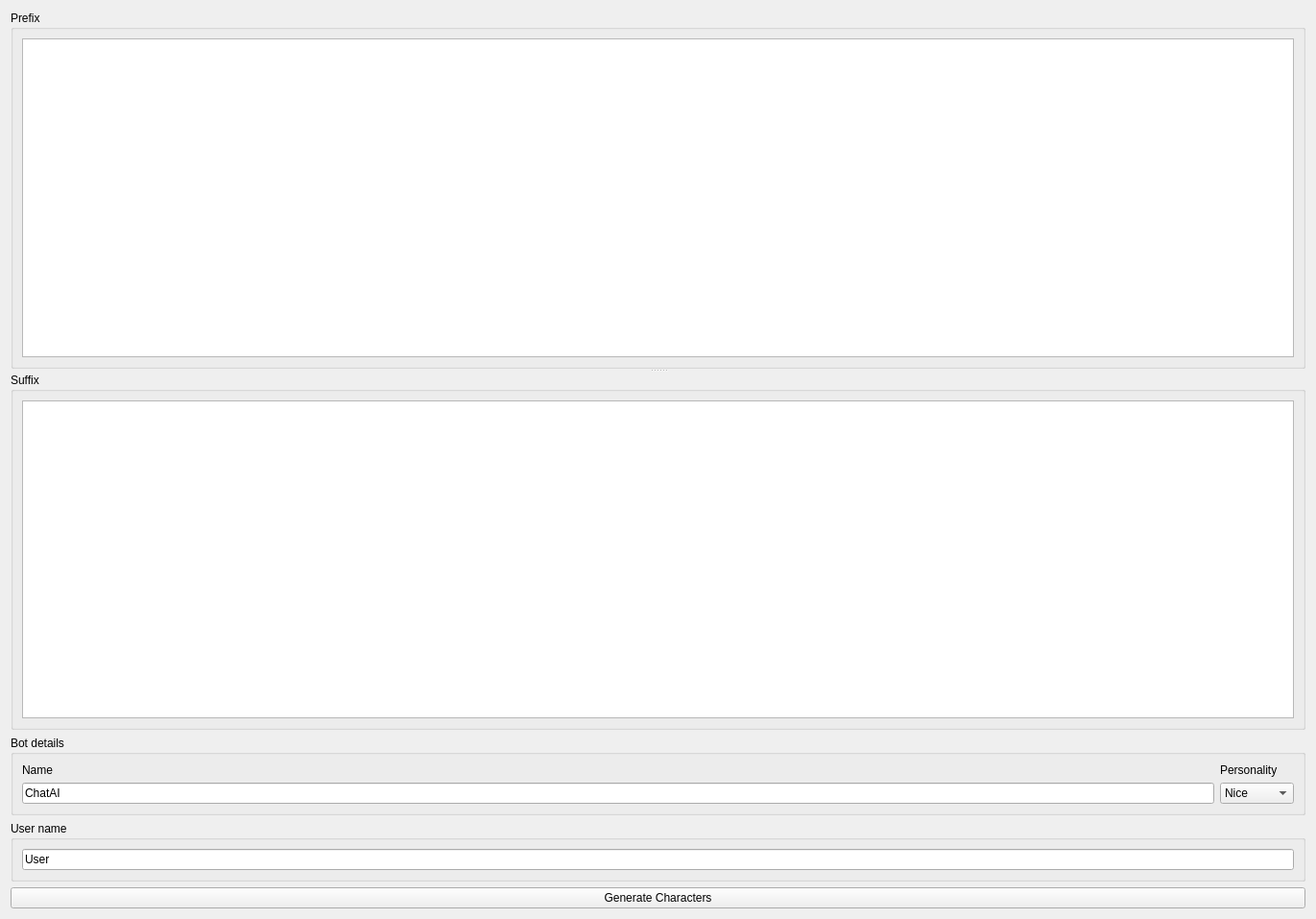
<?xml version="1.0" encoding="UTF-8"?>
<ui version="4.0">
 <class>llm_preferences_widget</class>
 <widget class="QWidget" name="llm_preferences_widget">
  <property name="geometry">
   <rect>
    <x>0</x>
    <y>0</y>
    <width>1371</width>
    <height>957</height>
   </rect>
  </property>
  <property name="windowTitle">
   <string>Form</string>
  </property>
  <layout class="QGridLayout" name="gridLayout">
   <item row="0" column="0">
    <widget class="QSplitter" name="splitter">
     <property name="orientation">
      <enum>Qt::Vertical</enum>
     </property>
     <widget class="QGroupBox" name="groupBox">
      <property name="title">
       <string>Prefix</string>
      </property>
      <layout class="QGridLayout" name="gridLayout_3">
       <item row="0" column="0">
        <widget class="QPlainTextEdit" name="prefix"/>
       </item>
      </layout>
     </widget>
     <widget class="QGroupBox" name="groupBox_2">
      <property name="title">
       <string>Suffix</string>
      </property>
      <layout class="QGridLayout" name="gridLayout_4">
       <item row="0" column="0">
        <widget class="QPlainTextEdit" name="suffix"/>
       </item>
      </layout>
     </widget>
    </widget>
   </item>
   <item row="1" column="0">
    <widget class="QGroupBox" name="groupBox_3">
     <property name="title">
      <string>Bot details</string>
     </property>
     <layout class="QHBoxLayout" name="horizontalLayout_5">
      <item>
       <layout class="QVBoxLayout" name="verticalLayout_2">
        <item>
         <widget class="QLabel" name="label">
          <property name="text">
           <string>Name</string>
          </property>
         </widget>
        </item>
        <item>
         <widget class="QLineEdit" name="botname">
          <property name="text">
           <string>ChatAI</string>
          </property>
          <property name="cursorPosition">
           <number>6</number>
          </property>
         </widget>
        </item>
       </layout>
      </item>
      <item>
       <layout class="QVBoxLayout" name="verticalLayout_3">
        <item>
         <widget class="QLabel" name="label_2">
          <property name="text">
           <string>Personality</string>
          </property>
         </widget>
        </item>
        <item>
         <widget class="QComboBox" name="personality_type">
          <item>
           <property name="text">
            <string>Nice</string>
           </property>
          </item>
          <item>
           <property name="text">
            <string>Mean</string>
           </property>
          </item>
          <item>
           <property name="text">
            <string>Weird</string>
           </property>
          </item>
          <item>
           <property name="text">
            <string>Insane</string>
           </property>
          </item>
          <item>
           <property name="text">
            <string>Random</string>
           </property>
          </item>
         </widget>
        </item>
       </layout>
      </item>
     </layout>
    </widget>
   </item>
   <item row="2" column="0">
    <widget class="QGroupBox" name="groupBox_4">
     <property name="title">
      <string>User name</string>
     </property>
     <layout class="QGridLayout" name="gridLayout_13">
      <item row="0" column="0">
       <widget class="QLineEdit" name="username">
        <property name="text">
         <string>User</string>
        </property>
       </widget>
      </item>
     </layout>
    </widget>
   </item>
   <item row="3" column="0">
    <widget class="QPushButton" name="generate_characters_button">
     <property name="text">
      <string>Generate Characters</string>
     </property>
    </widget>
   </item>
  </layout>
 </widget>
 <tabstops>
  <tabstop>prefix</tabstop>
  <tabstop>suffix</tabstop>
  <tabstop>botname</tabstop>
  <tabstop>username</tabstop>
 </tabstops>
 <resources/>
 <connections>
  <connection>
   <sender>generate_characters_button</sender>
   <signal>clicked()</signal>
   <receiver>llm_preferences_widget</receiver>
   <slot>action_button_clicked_generate_characters()</slot>
   <hints>
    <hint type="sourcelabel">
     <x>362</x>
     <y>962</y>
    </hint>
    <hint type="destinationlabel">
     <x>477</x>
     <y>0</y>
    </hint>
   </hints>
  </connection>
  <connection>
   <sender>username</sender>
   <signal>textEdited(QString)</signal>
   <receiver>llm_preferences_widget</receiver>
   <slot>username_text_changed(QString)</slot>
   <hints>
    <hint type="sourcelabel">
     <x>226</x>
     <y>919</y>
    </hint>
    <hint type="destinationlabel">
     <x>118</x>
     <y>0</y>
    </hint>
   </hints>
  </connection>
  <connection>
   <sender>botname</sender>
   <signal>textEdited(QString)</signal>
   <receiver>llm_preferences_widget</receiver>
   <slot>botname_text_changed(QString)</slot>
   <hints>
    <hint type="sourcelabel">
     <x>298</x>
     <y>843</y>
    </hint>
    <hint type="destinationlabel">
     <x>80</x>
     <y>0</y>
    </hint>
   </hints>
  </connection>
  <connection>
   <sender>personality_type</sender>
   <signal>textHighlighted(QString)</signal>
   <receiver>llm_preferences_widget</receiver>
   <slot>personality_type_changed(QString)</slot>
   <hints>
    <hint type="sourcelabel">
     <x>597</x>
     <y>843</y>
    </hint>
    <hint type="destinationlabel">
     <x>412</x>
     <y>0</y>
    </hint>
   </hints>
  </connection>
  <connection>
   <sender>suffix</sender>
   <signal>textChanged()</signal>
   <receiver>llm_preferences_widget</receiver>
   <slot>suffix_text_changed()</slot>
   <hints>
    <hint type="sourcelabel">
     <x>182</x>
     <y>669</y>
    </hint>
    <hint type="destinationlabel">
     <x>206</x>
     <y>5</y>
    </hint>
   </hints>
  </connection>
  <connection>
   <sender>prefix</sender>
   <signal>textChanged()</signal>
   <receiver>llm_preferences_widget</receiver>
   <slot>prefix_text_changed()</slot>
   <hints>
    <hint type="sourcelabel">
     <x>131</x>
     <y>108</y>
    </hint>
    <hint type="destinationlabel">
     <x>48</x>
     <y>6</y>
    </hint>
   </hints>
  </connection>
 </connections>
 <slots>
  <slot>prompt_text_changed(QString)</slot>
  <slot>botname_text_changed(QString)</slot>
  <slot>username_text_changed(QString)</slot>
  <slot>model_version_changed(QString)</slot>
  <slot>random_seed_toggled(bool)</slot>
  <slot>response_text_changed(QString)</slot>
  <slot>seed_changed(QString)</slot>
  <slot>suffix_text_changed()</slot>
  <slot>prefix_text_changed()</slot>
  <slot>action_button_clicked_send()</slot>
  <slot>action_button_clicked_generate_characters()</slot>
  <slot>action_button_clicked_clear_conversation()</slot>
  <slot>message_type_text_changed(QString)</slot>
  <slot>personality_type_changed(QString)</slot>
  <slot>toggled_4bit(bool)</slot>
  <slot>toggled_8bit(bool)</slot>
  <slot>toggled_16bit(bool)</slot>
  <slot>toggled_32bit(bool)</slot>
  <slot>do_sample_toggled(bool)</slot>
  <slot>early_stopping_toggled(bool)</slot>
  <slot>model_text_changed(QString)</slot>
  <slot>reset_settings_to_default_clicked()</slot>
  <slot>use_gpu_toggled(bool)</slot>
  <slot>override_parameters_toggled(bool)</slot>
  <slot>toggled_2bit(bool)</slot>
  <slot>toggle_leave_model_in_vram(bool)</slot>
  <slot>toggle_unload_model(bool)</slot>
  <slot>toggle_move_model_to_cpu(bool)</slot>
  <slot>prompt_template_text_changed(QString)</slot>
 </slots>
</ui>
